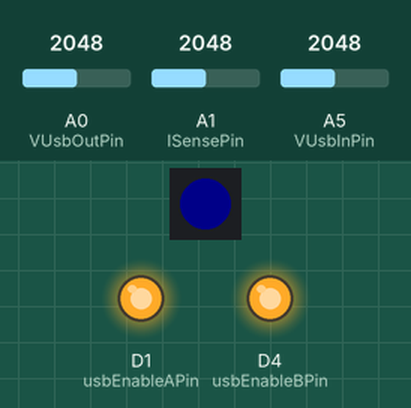
Recording of a sketch running on a simulated Particle Photon. Shown: 1 RGB LEDs in strip order, left to right, output pins drawn as LEDs (lit = HIGH). The test bench sets the inputs (shaded band); at power-on: A0 (VUsbOutPin) = 2048, A1 (ISensePin) = 2048, A5 (VUsbInPin) = 2048. Dim RGB values are drawn brighter than linear.

Above: at 1.5 s.
At 4.5 s:
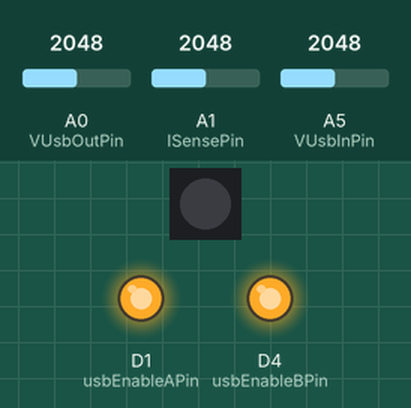
Timing chart, 0 to 5.6 s (numbered marks = the images above):
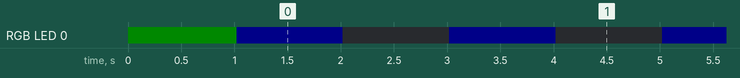

Measured:
- by itself, RGB LED 0: repeats every 2.0 s: RGB(0, 0, 10) 1.0 s, off 1.0 s

The sketch:

usbswitch.ino
```cpp
// **********************************************************************
// USB Switch
// **********************************************************************

// User switch S1
int switchPin = D0;  // Input
int usbEnableAPin = D1; // Output - Not used.
int usbFlagAPin = D2;  // Input - Not used.
int usbFlagBPin = D3;  // Input
int usbEnableBPin = D4; // Output

int VUsbOutPin = A0;
int ISensePin = A1;
int VUsbInPin = A5;
// Pin 3/4 Tx/Rx for serial avaiable as test points.


int vin = 0;
int vout = 0;
int current = 0;
int zeroCurrent = 0;
int state = 0;
int faultCode = 0;

int on(String command);
int off(String command);
int zero(String command);

void setup() {
    // Take control of the spark LED and make it dimmer as it's very
    // bright by default.
    RGB.control(true);
    RGB.brightness(10);
    RGB.color(0, 255, 0);

    pinMode(switchPin, INPUT);
    pinMode(usbFlagAPin, INPUT);
    pinMode(usbFlagBPin, INPUT);

    pinMode(usbEnableAPin, OUTPUT);
    pinMode(usbEnableBPin, OUTPUT);

    // LM3526M-L is active low, set HIGH to switch off.
    digitalWrite(usbEnableAPin, HIGH);
    digitalWrite(usbEnableBPin, HIGH);

    // Let the output settle and read the current level
    // with the output switched off. This is the baseline
    delay(1000);
    zeroCurrent = analogRead(ISensePin);

    Particle.variable("vin", &vin, INT);
    Particle.variable("vout", &vout, INT);
    Particle.variable("current", &current, INT);
    Particle.variable("zeroCurrent", &zeroCurrent, INT);
    Particle.variable("state", &state, INT);
    Particle.variable("faultCode", &faultCode, INT);

    // register the cloud function
    Particle.function("on", on);
    Particle.function("off", off);
    Particle.function("zero", zero);


    //delay(1000);
    Particle.publish("Status", "IoT Usb Switch Setup complete.");
    RGB.color(0, 0, 0);
}

void loop() {
    //setFan(4);
    //digitalWrite(ledSampling, HIGH);
    RGB.color(0, 0, 255);

    readLevels();

    // TODO: Read Current
    // Read VIn
    // Read VOut
    // Check error state of USB

    // Reset the fault code before measuring.
    faultCode = 0;

    // Small delay before re-reading to see if this helps resolve the errors.
    delay(1000);
    //readTemperature();

    RGB.color(0, 0, 0);

    // Do not use Sleep as it breaks Photon WiFi!
    // Can we put the Core into low power mode?
    // Photon:
    //System.sleep(2);
    // Core:
    // Spark.sleep(1);
    // Sleep for x seconds.
    delay(1000);
}

int on(String command)
{
    Particle.publish("Status", "Switching on.");
    digitalWrite(usbEnableBPin, LOW);
    state = 1;
    readLevels();
    return 1;
}

// Particle Method
int off(String command)
{
    Particle.publish("Status", "Switching off.");
    digitalWrite(usbEnableBPin, HIGH);
    state = 0;
    readLevels();
    return 0;
}

// Particle Method
int zero(String command)
{
    int currentRead = analogRead(ISensePin);
    zeroCurrent = currentRead;
    Particle.publish("Status", "Zering current measurement at " + String(currentRead));
    return currentRead;
}

// Particle Method
int reset(String args) {
    // Photon only?
    Particle.publish("Status", "I'm going to reset in 2 seconds. Reason: " + args);
    delay(2000);
    System.reset();
    return 0;
}

void readLevels() {
    // read Voltage and current levels
    vout = analogRead(VUsbOutPin);
    vin = analogRead(VUsbInPin);

    // Sensor works + and - so zero current gives 5v/2 for zero current.
    // Current should only flow in one direction. Take the diff here and use that.
    int currentRead = analogRead(ISensePin);
    current = zeroCurrent - currentRead;
}
```
